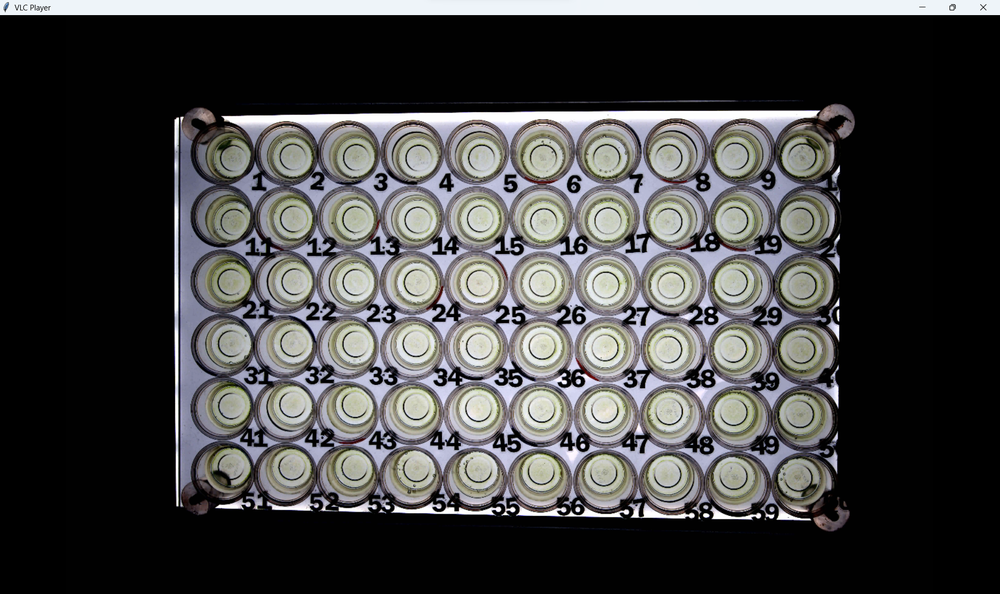
#> input picture start00.png, 1000 x 594 px, shrunk from 1920 x 1140 before the run; the run also reads 1 picture not shown here
$ python count_bugs.py
#> lines starting #> are read from the running program, lines starting #| are printed output that depends on the picture; after the words box and inside, x2 and y2 are one past the last pixel; in counts of white or black regions, pixels touching at a corner belong together
import cv2
import numpy as np

def count(start_file, end_file):
    # Load the first and last frames
#> called with start_file = 'start00.png', end_file = 'end00.png'
    start_img = cv2.imread(start_file)
#> start_img is the input picture: shape (594, 1000, 3); mean B, G, R 67.8, 67.8, 67.9
    end_img = cv2.imread(end_file)

    # Convert to grayscale
    start_gray = cv2.cvtColor(start_img, cv2.COLOR_BGR2GRAY)
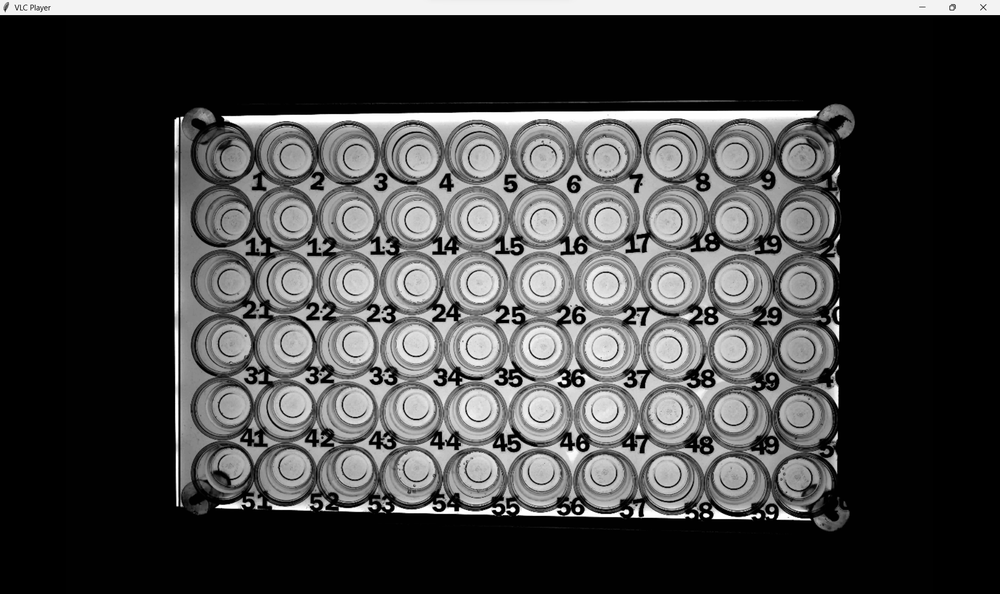
#> start_gray: shape (594, 1000); min 0, max 255, mean 67.8
    end_gray = cv2.cvtColor(end_img, cv2.COLOR_BGR2GRAY)

    # Compute absolute difference
    diff = cv2.absdiff(start_gray, end_gray)
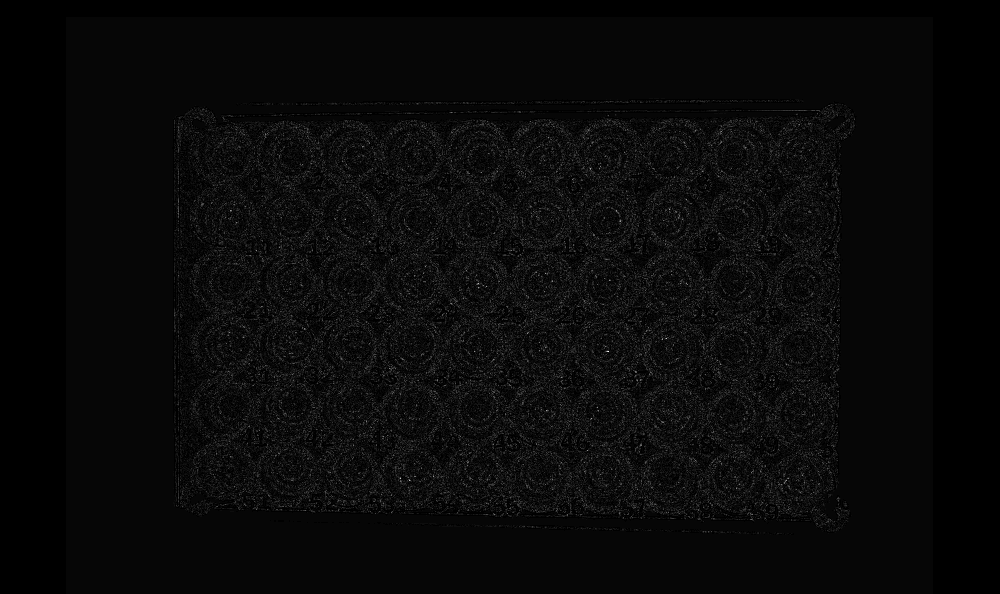
#> diff: shape (594, 1000); min 0, max 38, mean 1.4; drawn with min black and max white

    # Pixels with difference > 25 are set to 255 (white), otherwise set to 0 (black)
    _, thresh = cv2.threshold(diff, 25, 255, cv2.THRESH_BINARY)
#> thresh: shape (594, 1000); 0% white in thin lines or dots, all inside (x1, y1, x2, y2) = (400, 283, 667, 481)

    kernel = np.ones((3, 3), np.uint8)
    thresh = cv2.morphologyEx(thresh, cv2.MORPH_OPEN, kernel) #opening removes small noise
#> thresh: shape (594, 1000); every value is 0
    thresh = cv2.dilate(thresh, kernel, iterations=2) #enlarges remaining non noise white regions

    # Find contours of moving objects
    contours, _ = cv2.findContours(thresh, cv2.RETR_EXTERNAL, cv2.CHAIN_APPROX_SIMPLE)
#> contours = []

    # Can tune min/max area depending on bug size
    min_area = 10
    max_area = 200
    moving_bugs = 0

    for cnt in contours:
        area = cv2.contourArea(cnt)
        if min_area < area < max_area:
            moving_bugs += 1
#> this loop made 0 passes
#> after the loop, moving_bugs = 0

    print(f"Estimated living bugs: {moving_bugs}")
#| Estimated living bugs: 0

if __name__ == "__main__":
    count("start00.png", "end00.png")
